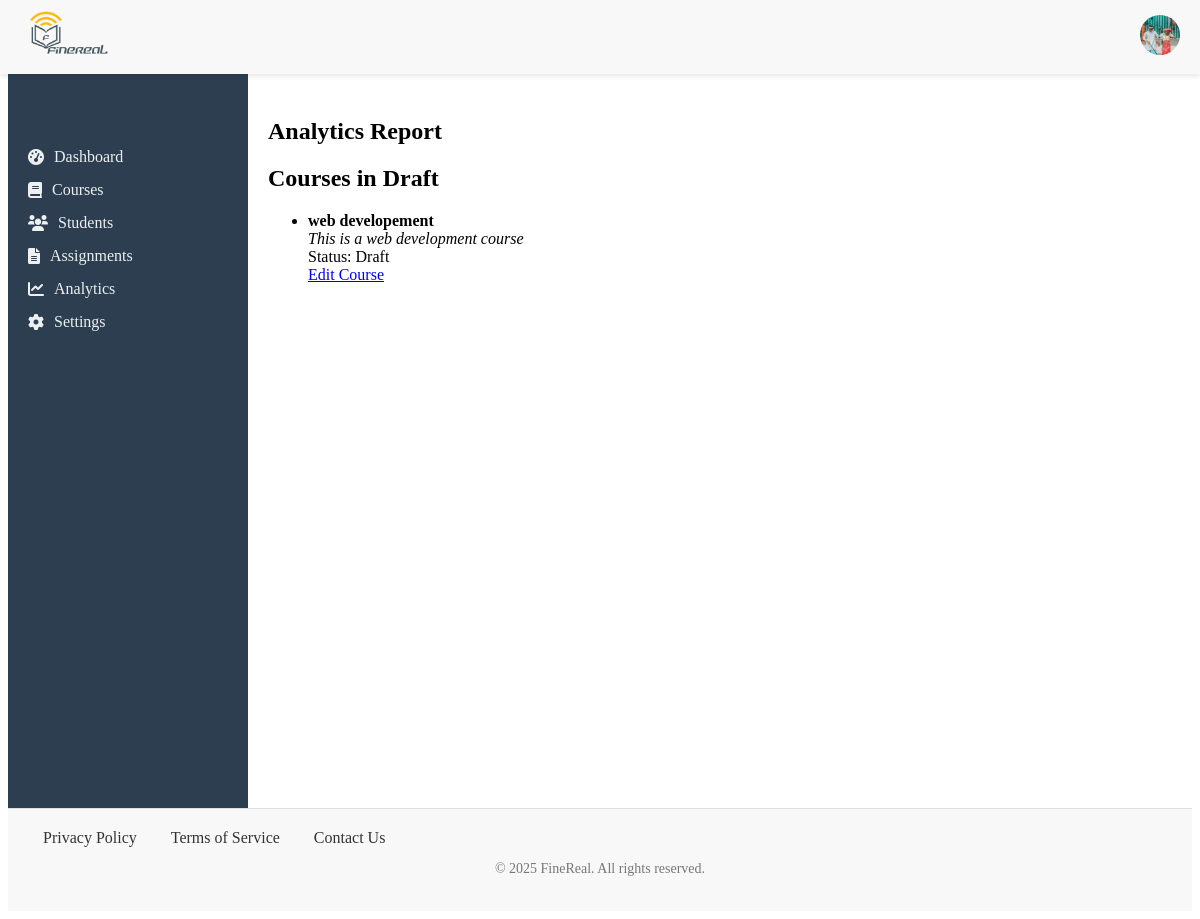
The page /dashboard/teacher (signed in) on the database as committed earlier.
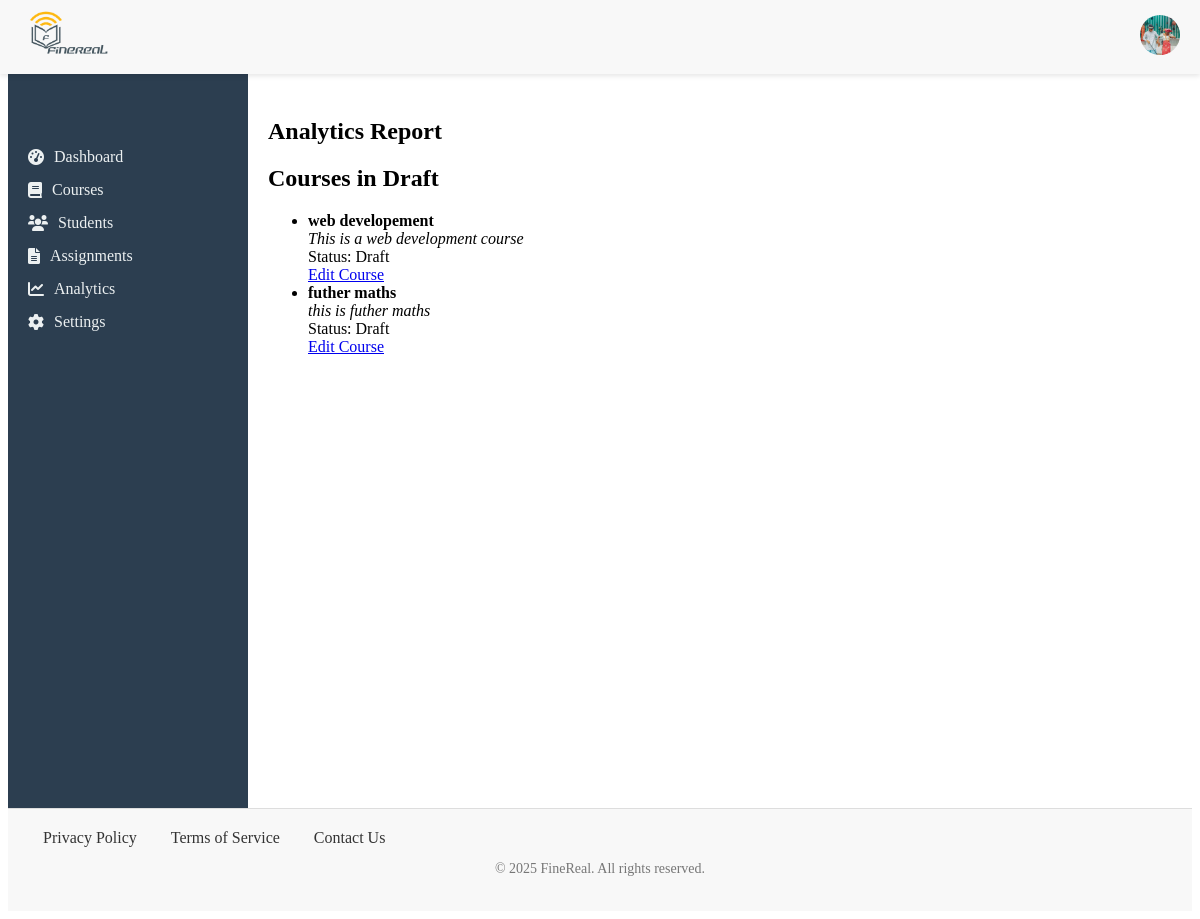
The same page on the database as committed later.
### app/models/course.py (models this page shows)
class Courses(BaseModel, db.Model):
    __tablename__ = 'courses'
    title = db.Column(db.String(255), nullable=False)
    description = db.Column(db.Text, nullable=False)
    category = db.Column(db.String(60))
    difficulty = db.Column(db.String(60), default="Beginner")
    prerequisite = db.Column(db.Text)
    status = db.Column(db.String(60))
    teacher_id = db.Column(db.Integer, db.ForeignKey('users.id'), nullable=False)
    modules = db.relationship('Modules', backref='courses', lazy=True)
    enrolled_students = db.relationship('Enrollments', backref='courses', lazy=True)

### app/routes/dashboard.py (the view)
@app.route('/dashboard/teacher')
@login_required
def teacher_dashboard():
    d_courses= draft_course()
    return render_template('tdashboard.html', user=current_user, d_courses= d_courses)

### app/models/user.py (called while the page is built)
@login_manager.user_loader
def load_user(user_id):
    return User.query.get(user_id)# PendingUser class and other functions...

### app/utils/course.py (called while the page is built)
def draft_course():
    if current_user.is_authenticated:
        courses = Courses.query.filter_by(teacher_id=current_user.id, status='Draft').all()
        return courses

### app/templates/tdashboard.html (shortened to what this page needs)
{% extends 'base.html' %}
{% block content %}
<section id="analytics" class="analytics_card">
    <h2>Analytics Report</h2>
</section>
<section id="draft" class="courses">
    <h2> Courses in Draft</h2>
    {% if d_courses %}
    <ul>
        {% for course in d_courses %}
            <li>
                <strong>{{ course.title }}</strong><br>
                <em>{{ course.description }}</em><br>
                Status: {{ course.status }}<br>
                <a href="#">Edit Course</a>
            </li>
        {% endfor %}
    </ul>
        {% else %}
            <p>No draft courses found.</p>
        {% endif %}
</section>
{% endblock %}

Rows that differ between the two databases and show on the page:
now on this page (row edited): Courses: title "futher maths", description "this is futher maths", status "Draft"
